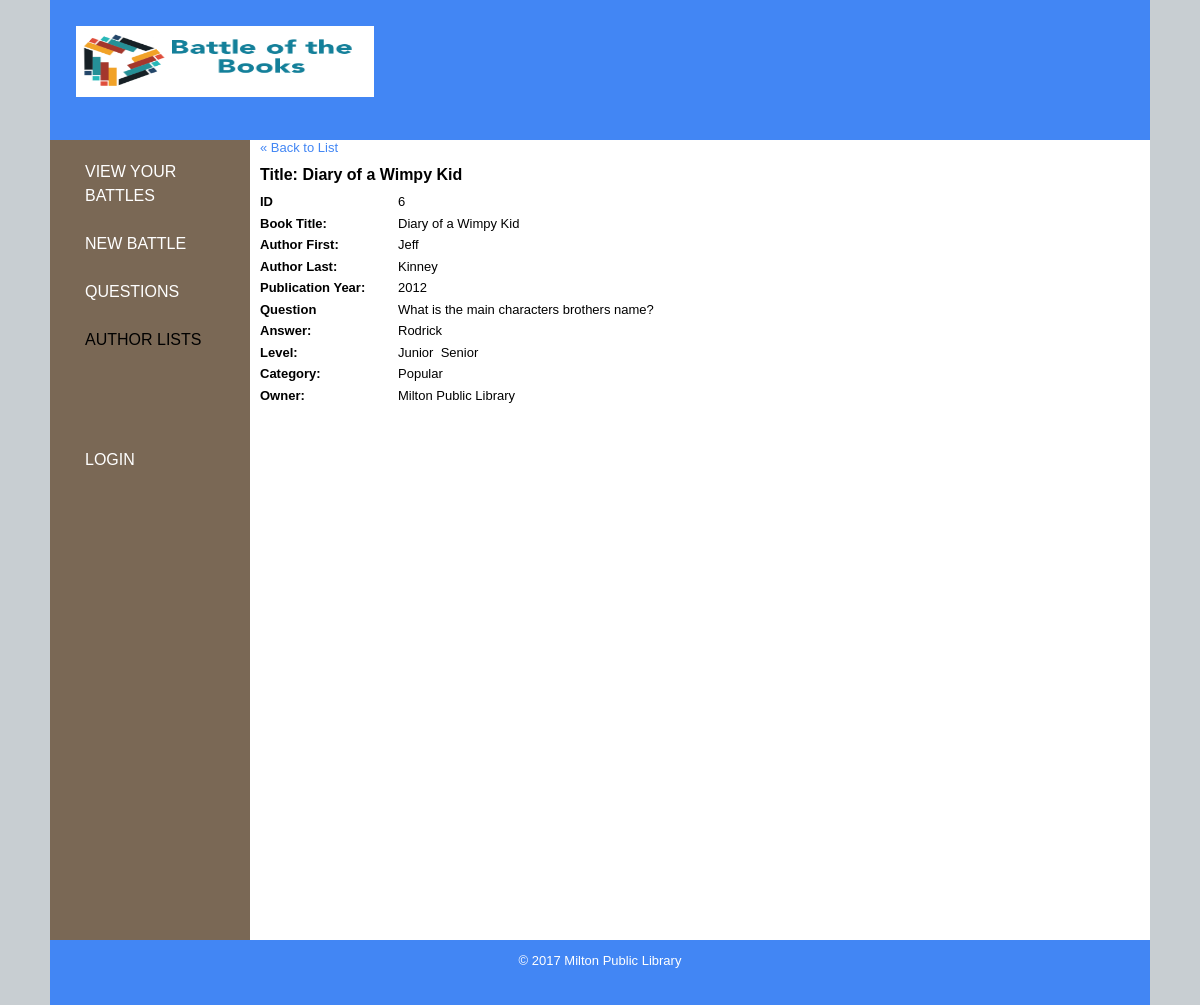
The page /public/dashboard/search/show.php?id=6 on the database its author committed.
### tables this page shows
CREATE TABLE `questions` (
  `id` int(11) NOT NULL,
  `book_title` varchar(255) DEFAULT NULL,
  `question_text` varchar(10000) DEFAULT NULL,
  `question_answer` varchar(1000) DEFAULT NULL,
  `level` varchar(1000) DEFAULT NULL,
  `question_owner` int(3) DEFAULT NULL,
  `author_first_name` varchar(255) DEFAULT NULL,
  `author_last_name` varchar(255) DEFAULT NULL,
  `book_publication_year` int(4) DEFAULT NULL,
  `question_category` varchar(1000) DEFAULT NULL,
  `question_contributed_by` int(3) DEFAULT NULL,
  `last_edited_by` int(3) DEFAULT NULL,
  `public_or_private` tinyint(1) DEFAULT NULL,
  `date_created` timestamp NOT NULL DEFAULT CURRENT_TIMESTAMP ON UPDATE CURRENT_TIMESTAMP,
  `notes` varchar(1000) NOT NULL
);

CREATE TABLE `level` (
  `id` int(255) NOT NULL,
  `position` int(11) NOT NULL,
  `visible` int(11) NOT NULL,
  `level_name` varchar(255) DEFAULT NULL
);

CREATE TABLE `categories` (
  `id` int(255) NOT NULL,
  `position` int(11) NOT NULL,
  `category` varchar(255) DEFAULT NULL
);

CREATE TABLE `locations` (
  `id` int(4) NOT NULL,
  `location_name` varchar(255) DEFAULT NULL,
  `location_shortname` varchar(4) DEFAULT NULL
);

### private/functions.php (called while the page is built, shortened)
<?php
function url_for($script_path) {
  if($script_path[0] != '/') {
    $script_path = "/" . $script_path;
  }
  return WWW_ROOT . $script_path;
}
function h($string="") {
  return htmlspecialchars($string);
}
 ?>

### private/database.php (called while the page is built, shortened)
<?php
  function db_escape($connection, $string) {
    return mysqli_real_escape_string($connection, $string);
  }
?>

### private/query_functions.php (called while the page is built, shortened)
<?php
  function find_category_by_id($id) {
      global $db;
      $sql = "SELECT * FROM categories ";
      $sql .= "WHERE id='" . db_escape($db, $id) . "'";
      $result = mysqli_query($db, $sql);
      $category = mysqli_fetch_assoc($result);
      return $category;
    }
  function find_level_by_id($id) {
      global $db;
      $sql = "SELECT * FROM level ";
      $sql .= "WHERE id='" . db_escape($db, $id) . "'";
      $result = mysqli_query($db, $sql);
      $category = mysqli_fetch_assoc($result);
      return $category;
    }
  function find_location_by_id($id) {
      global $db;
      $sql = "SELECT * FROM locations ";
      $sql .= "WHERE id='" .  db_escape($db, $id) . "'";
      $result = mysqli_query($db, $sql);
      $locinfo = mysqli_fetch_assoc($result);
      return $locinfo;
    }
  function find_question_by_id($id) {
      global $db;
      $sql = "SELECT * FROM questions ";
      $sql .= "WHERE id='" .  db_escape($db, $id) . "'";
      $result = mysqli_query($db, $sql);
      $question = mysqli_fetch_assoc($result);
      return $question;
    }
?>

### public/dashboard/search/show.php (the view, shortened to what this page needs)
<?php
$id = $_GET['id'] ?? '1';
$question = find_question_by_id($id);
?>
<?php include(SHARED_PATH . '/public_header.php')?>
<div id="main">
<?php include(SHARED_PATH . '/dashboard_navigation.php'); ?>
  <div id="page">
  <div id="content">
<a class="back-link" href="<?php echo url_for('/dashboard/question/new2.php'); ?>">&laquo; Back to List</a><br/>
  <div class="question show">
    <h1>Title: <?php echo h($question['book_title']); ?></h1>
    <div class="attributes">
      <dl>
        <dt>ID</dt>
        <dd><?php echo h($question['id']); ?></dd>
      </dl>
      <dl>
        <dt>Book Title:</dt>
        <dd><?php echo h($question['book_title']); ?></dd>
      </dl>
        <dl>
        <dt>Author First:</dt>
        <dd><?php echo h($question['author_first_name']); ?></dd>
      </dl>
      <dl>
        <dt>Author Last:</dt>
        <dd><?php echo h($question['author_last_name']); ?></dd>
      </dl>
      <dl>
        <dt>Publication Year:</dt>
        <dd><?php echo h($question['book_publication_year']); ?></dd>
      </dl>
      <dl>
        <dt>Question</dt>
        <dd><?php echo h($question['question_text']); ?></dd>
      </dl>
      <dl>
        <dt>Answer:</dt>
        <dd><?php echo h($question['question_answer']); ?></dd>
      </dl>
      <dl>
        <dt>Level:</dt>
        <?php $level_array = explode(',',$question['level']); ?>
          <dd> <?php
          foreach($level_array as $level => $level_value)
          {
            $levelname = find_level_by_id($level_value);
            echo $levelname['level_name'];
          }
            ?></dd>
      </dl>
      <dl>
        <dt>Category:</dt>
        <?php $category_array = explode(',',$question['question_category']); ?>
        <dd><?php
        foreach($category_array as $category => $category_value)
        {
          $categoryname = find_category_by_id($category_value);
          echo $categoryname['category'];
        }
         ?></dd>
      </dl>
      <dl>
        <dt>Owner:</dt>
        <?php $owner_name = find_location_by_id($question['question_owner']); ?>
        <dd><?php echo h($owner_name['location_name']); ?></dd>
      </dl>
    </div>
</div>
</div>
</div>
  </div>
<?php include(SHARED_PATH . '/staff_footer.php') ?>

### public/stylesheets/public.css (style rules this page uses)
html { height: 100%; width: 100%; }
body { width: 1100px; height: 100%; margin: auto; border: 0; font-family: Verdana, Arial, Helvetica, sans-serif; font-size: 13px; line-height: 15px; background: #c8ced2; }
#main { width: 1100px; height: 100%; min-height: 800px; margin: 0; padding: 0; background: #c8ced2; }
a { color: #4286f4; text-decoration: none }
#page { float: right; width: 900px; height: 100%; padding-left: 0; vertical-align: top; background: #ffffff; }
#page h1 { font-size: 16px; color: #000000; line-height: normal; }
#content { margin-top: 0px; margin-left: 10px; margin-right: 10px; }
dl { clear: both; overflow: hidden; margin: 0.5em 0; }
dt { float: left; font-weight: bold; width: 125px; }
dd { float: left; margin-left: 1em; }

### rows shown on the page
questions: book_title "Diary of a Wimpy Kid", id "6", author_first_name "Jeff", author_last_name "Kinney", book_publication_year "2012", question_text "What is the main characters brothers name?", question_answer "Rodrick"
level: level_name "Junior"
level: level_name "Senior"
categories: category "Popular"
locations: location_name "Milton Public Library"
